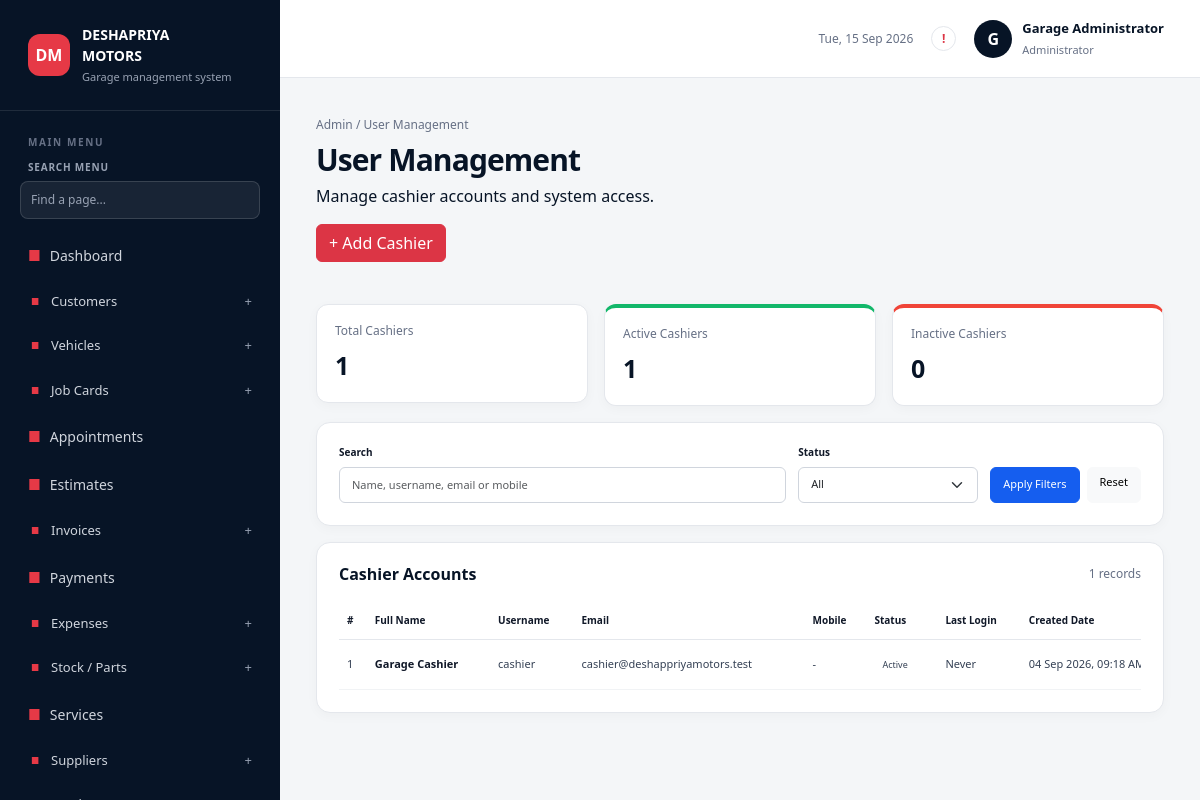
/index.php?page=admin&section=users-cashiers (signed in), run on the app's committed database.
### tables this page shows
CREATE TABLE IF NOT EXISTS `users` (
    `id` BIGINT UNSIGNED NOT NULL AUTO_INCREMENT,
    `name` VARCHAR(120) NOT NULL,
    `username` VARCHAR(80) NULL,
    `email` VARCHAR(190) NULL,
    `mobile` VARCHAR(40) NULL,
    `role` ENUM('administrator', 'cashier') NOT NULL DEFAULT 'cashier',
    `status` ENUM('active', 'inactive') NOT NULL DEFAULT 'active',
    `last_login_at` DATETIME NULL,
    `password` VARCHAR(255) NOT NULL,
    `created_at` TIMESTAMP NULL DEFAULT CURRENT_TIMESTAMP,
    `updated_at` TIMESTAMP NULL DEFAULT CURRENT_TIMESTAMP ON UPDATE CURRENT_TIMESTAMP,
    PRIMARY KEY (`id`),
    UNIQUE KEY `users_email_unique` (`email`),
    UNIQUE KEY `users_username_unique` (`username`)
);

### includes/users.php (called while the page is built, shortened)
<?php
function user_management_input(array $source = []): array
{
    return ['name'=>trim((string)($source['name']??'')),'username'=>strtolower(trim((string)($source['username']??''))),'email'=>strtolower(trim((string)($source['email']??''))),'mobile'=>trim((string)($source['mobile']??'')),'status'=>($source['status']??'active')==='inactive'?'inactive':'active','password'=>(string)($source['password']??''),'password_confirmation'=>(string)($source['password_confirmation']??'')];
}
function user_management_filters(): array
{
    $status = $_GET['status'] ?? '';
    return ['search'=>trim((string)($_GET['search']??'')),'status'=>in_array($status,['active','inactive'],true)?$status:''];
}
function cashier_list(array $filters): array
{
    $where=['role="cashier"']; $params=[];
    $statement=database()->prepare('SELECT id,name,username,email,mobile,role,status,last_login_at,created_at FROM users WHERE '.implode(' AND ',$where).' ORDER BY id DESC');$statement->execute($params);return $statement->fetchAll();
}
function cashier_counts(): array
{
    return database()->query('SELECT COUNT(*) AS total,SUM(status="active") AS active,SUM(status="inactive") AS inactive FROM users WHERE role="cashier"')->fetch()?:['total'=>0,'active'=>0,'inactive'=>0];
}
function handle_user_management_request(string $section): void
{
    ensure_user_access_columns();$filters=user_management_filters();$id=max(0,(int)($_GET['id']??$_POST['id']??0));$modal=in_array($_GET['modal']??'', ['add','view','edit','password'],true)?$_GET['modal']:'';$errors=[];$input=user_management_input($_POST);
    $selected=$id>0?cashier_by_id($id):null;if(!$input['name']&&in_array($modal,['edit','view'],true)&&$selected)$input=user_management_input($selected);$counts=cashier_counts();$rows=cashier_list($filters);$title='User Management';require __DIR__.'/../includes/header.php';require __DIR__.'/../views/users.php';require __DIR__.'/../includes/footer.php';
}

### config/database.php (called while the page is built, shortened)
<?php
function database(): PDO
{
    static $pdo;
    if ($pdo instanceof PDO) {
        return $pdo;
    }
    $env = [];
    $host = $env['DB_HOST'] ?? '127.0.0.1';
    $port = $env['DB_PORT'] ?? '3306';
    $name = $env['DB_DATABASE'] ?? 'deshapriya_motors';
    $user = $env['DB_USERNAME'] ?? 'root';
    $password = $env['DB_PASSWORD'] ?? '';
    $dsn = "mysql:host={$host};port={$port};dbname={$name};charset=utf8mb4";
    $pdo = new PDO($dsn, $user, $password, [
        PDO::ATTR_ERRMODE => PDO::ERRMODE_EXCEPTION,
        PDO::ATTR_DEFAULT_FETCH_MODE => PDO::FETCH_ASSOC,
        PDO::ATTR_EMULATE_PREPARES => true,
    ]);
    return $pdo;
}

### includes/auth.php (called while the page is built, shortened)
<?php
require_once __DIR__ . '/../config/database.php';
require_once __DIR__ . '/functions.php';
function ensure_user_access_columns(): void
{
    static $ready = false;
    if ($ready) return;
    $pdo = database();
    $columns = $pdo->query('SHOW COLUMNS FROM users')->fetchAll(PDO::FETCH_COLUMN);
    $emailColumn = $pdo->query('SHOW COLUMNS FROM users LIKE "email"')->fetch();
    $missing = $pdo->query("SELECT id, email FROM users WHERE username IS NULL OR username = ''")->fetchAll();
    $indexes = $pdo->query('SHOW INDEX FROM users')->fetchAll();
    foreach ($indexes as $index) {
        if (($index['Key_name'] ?? '') === 'users_username_unique') $hasUsernameIndex = true;
    }
}
function current_user(): ?array
{
    static $user;
    if ($user !== null) {
        return $user;
    }
    ensure_user_access_columns();
    $statement = database()->prepare('SELECT id, name, username, email, mobile, role, status, last_login_at FROM users WHERE id = :id LIMIT 1');
    $statement->execute(['id' => $_SESSION['user_id']]);
    $record = $statement->fetch() ?: null;
    return $user = $record;
}
function require_auth(): void
{
    if (current_user() === null) {
        redirect('index.php?page=login');
    }
}

### includes/functions.php (called while the page is built, shortened)
<?php
function e(?string $value): string
{
    return htmlspecialchars($value ?? '', ENT_QUOTES, 'UTF-8');
}

### views/users.php (the view, shortened to what this page needs)
<?php $formatDate=static function(?string $date,string $fallback='Never'):string{return $date?date('d M Y, h:i A',strtotime($date)):$fallback;}; ?>
<div class="admin-page-heading users-page-heading"><div><div class="breadcrumb-line">Admin / User Management</div><h1>User Management</h1><p>Manage cashier accounts and system access.</p></div><a class="btn btn-danger" href="index.php?page=admin&amp;section=users-cashiers&amp;modal=add">+ Add Cashier</a></div>
<div class="row g-3 admin-kpi-row users-summary"><div class="col-sm-6 col-xl-4"><div class="admin-kpi"><span>Total Cashiers</span><strong><?= (int)$counts['total'] ?></strong></div></div><div class="col-sm-6 col-xl-4"><div class="admin-kpi user-kpi-active"><span>Active Cashiers</span><strong><?= (int)$counts['active'] ?></strong></div></div><div class="col-sm-6 col-xl-4"><div class="admin-kpi user-kpi-inactive"><span>Inactive Cashiers</span><strong><?= (int)$counts['inactive'] ?></strong></div></div></div>
<section class="admin-panel users-filter-panel"><form class="users-filter-form" method="get"><label>Search<input class="form-control" name="search" value="<?= e($filters['search']) ?>" placeholder="Name, username, email or mobile"></label><label>Status<select class="form-select" name="status"><option value="">All</option></select></label><div class="users-filter-actions"><button class="btn btn-primary" type="submit">Apply Filters</button><a class="btn btn-light" href="index.php?page=admin&amp;section=users-cashiers">Reset</a></div></form></section>
<section class="admin-panel users-table-panel"><div class="panel-heading"><h2>Cashier Accounts</h2><span class="muted-label"><?= count($rows) ?> records</span></div><div class="table-responsive"><table class="table admin-table users-table"><thead><tr><th>#</th><th>Full Name</th><th>Username</th><th>Email</th><th>Mobile</th><th>Status</th><th>Last Login</th><th>Created Date</th></tr></thead><tbody><?php if(!$rows): ?><tr><td colspan="9" class="empty-table">No cashier accounts found.</td></tr><?php else: ?><?php foreach($rows as $number=>$row): ?><tr><td><?=$number+1?></td><td><strong><?=e($row['name'])?></strong></td><td><?=e($row['username'])?></td><td><?=e($row['email']?:'-')?></td><td><?=e($row['mobile']?:'-')?></td><td><span class="status-badge status-<?=e($row['status'])?>"><?=e(ucfirst($row['status']))?></span></td><td><?=e($formatDate($row['last_login_at']))?></td><td><?=e($formatDate($row['created_at'],'-'))?></td></tr><?php endforeach; ?><?php endif; ?></tbody></table></div></section>

### index.php (shortened to what this page needs)
<?php
require_once __DIR__ . '/includes/auth.php';
$page = $_GET['page'] ?? (current_user() ? 'dashboard' : 'login');
if ($page === 'admin') {
    require_auth();
    $user = current_user();
    $section = preg_replace('/[^a-z0-9_-]/i', '', $_GET['section'] ?? 'dashboard');
    if ($section === 'users-cashiers') {
        require_once __DIR__ . '/includes/users.php';
        handle_user_management_request($section);
        exit;
    }
    exit;
}

### includes/header.php (shortened to what this page needs)
<?php $user = current_user(); $isAdmin = $user['role'] === 'administrator'; $pendingCashHandoverCount = 0; $pendingAdvanceRequestCount = 0; if ($isAdmin) { try { require_once __DIR__ . '/cashier-advances.php'; ensure_cashier_advance_table(); $pendingCashHandoverCount = (int) database()->query("SELECT COUNT(*) FROM cashier_registers WHERE handover_status = 'pending'")->fetchColumn(); $pendingAdvanceRequestCount = (int) database()->query("SELECT COUNT(*) FROM cashier_advance_requests WHERE status = 'pending'")->fetchColumn(); } catch (Throwable $ignored) {} } ?>
<!doctype html>
<html lang="en">
<head>
    <link href="https://cdn.jsdelivr.net/npm/bootstrap@5.3.3/dist/css/bootstrap.min.css" rel="stylesheet">
    <link href="assets/css/style.css?v=<?= (int) filemtime(__DIR__ . '/../assets/css/style.css') ?>" rel="stylesheet">
</head>
<body class="<?= $isAdmin ? 'admin-user' : 'cashier-user' ?>">
<?php $referenceLayout = $isAdmin && (strpos((string) ($section ?? ''), 'customers') === 0 || strpos((string) ($section ?? ''), 'vehicles') === 0 || strpos((string) ($section ?? ''), 'suppliers') === 0 || strpos((string) ($section ?? ''), 'employees') === 0 || strpos((string) ($section ?? ''), 'jobcards') === 0); ?>
<div class="app-shell <?= $referenceLayout ? 'customer-layout' : '' ?> <?= ($section ?? '') === 'vehicles' ? 'vehicle-list-page' : '' ?>">
    <?php require __DIR__ . ($isAdmin ? '/admin-sidebar.php' : '/sidebar.php'); ?>
    <div class="main-area">
        <header class="topbar <?= $isAdmin ? 'admin-topbar' : '' ?>">
            <div class="topbar-tools"><span class="header-date d-none d-md-inline"><?= date('D, d M Y') ?></span><?php if ($isAdmin): ?><a class="notification-dot <?= ($pendingCashHandoverCount + $pendingAdvanceRequestCount) > 0 ? 'notification-active' : '' ?>" href="index.php?page=admin&amp;section=cashier-advance-requests" aria-label="Notifications" title="Advance requests and cash handovers"><?= ($pendingCashHandoverCount + $pendingAdvanceRequestCount) > 0 ? ($pendingCashHandoverCount + $pendingAdvanceRequestCount) : '!' ?></a><?php else: ?><span class="notification-dot" aria-label="Notifications">!</span><?php endif; ?><div class="user-chip"><div class="avatar"><?= e(strtoupper(substr($user['name'], 0, 1))) ?></div><div class="d-none d-sm-block"><strong><?= e($user['name']) ?></strong><small><?= e(ucfirst($user['role'])) ?></small></div></div></div>
        </header>
        <main class="content-area">

### includes/admin-sidebar.php (shortened to what this page needs)
<?php
$adminMenu = [
    'Dashboard' => ['dashboard'], 'Customers' => ['customers', 'customers-add'], 'Vehicles' => ['vehicles', 'vehicles-add'],
    'Job Cards' => ['jobcards-new', 'jobcards-pending', 'jobcards-ongoing', 'jobcards-completed'], 'Appointments' => ['appointments'], 'Estimates' => ['estimates'], 'Invoices' => ['invoices', 'invoices-quick'], 'Payments' => ['payments'], 'Expenses' => ['expenses', 'expenses-categories'],
    'Stock / Parts' => ['stock', 'stock-add', 'stock-purchases', 'stock-low'], 'Services' => ['services'], 'Suppliers' => ['suppliers', 'suppliers-add'], 'Employees' => ['employees', 'employees-add', 'employees-salary', 'employees-advances', 'employees-loans', 'employees-attendance'], 'Other Income' => ['other-income'], 'Cashier Handovers' => ['cashier-handovers'], 'Advance Requests' => ['cashier-advance-requests'], 'Bay Management' => ['bays'],
    'Reports' => ['reports-sales', 'reports-job-cards', 'reports-invoices', 'reports-expenses', 'reports-stock', 'reports-customers', 'reports-vehicles', 'reports-mechanics', 'reports-bays', 'reports-payments', 'reports-profit-loss', 'reports-today-profit'], 'User Management' => ['users-cashiers'], 'Settings' => ['settings'],
];
?><aside class="sidebar admin-sidebar" data-sidebar>
    <div class="brand"><div class="brand-mark">DM</div><div><strong>DESHAPRIYA<br>MOTORS</strong><small>Garage management system</small></div></div>
    <nav class="sidebar-nav"><span class="nav-label">Main menu</span><label class="sidebar-search"><span>Search menu</span><input type="search" placeholder="Find a page..." autocomplete="off" data-sidebar-search></label><div data-sidebar-items><?php foreach ($adminMenu as $group => $items): ?><?php if (count($items) === 1): ?><a class="nav-link <?= $section === $items[0] || ($items[0] === 'dashboard' && ($section ?? '') === '') ? 'active' : '' ?>" data-sidebar-item href="index.php?page=admin&amp;section=<?= e($items[0]) ?>"><span><?= $section === $items[0] ? '&#9679;' : '&#9632;' ?></span><?= e($group) ?></a><?php else: ?><details class="nav-group" <?= in_array($section, $items, true) ? 'open' : '' ?> data-sidebar-group><summary><span class="nav-group-icon">&#9632;</span><?= e($group) ?></summary><?php foreach ($items as $item): ?><a class="nav-sublink <?= $section === $item ? 'active' : '' ?>" data-sidebar-item href="index.php?page=admin&amp;section=<?= e($item) ?>"><?= e($labels[$item] ?? $item) ?></a><?php endforeach; ?></details><?php endif; ?><?php endforeach; ?></div><p class="sidebar-no-results" data-sidebar-no-results hidden>No matching pages found.</p></nav>
</aside>

### includes/footer.php (shortened to what this page needs)
        </main>
    </div>
</div>
<link rel="stylesheet" href="assets/css/receipt-print.css?v=<?= (int) filemtime(__DIR__ . '/../assets/css/receipt-print.css') ?>">
</body>
</html>

### data on the page
users: name "G", name "Garage Administrator", role "Administrator"
users: name "Garage Cashier", username "cashier", email "cashier@deshappriyamotors.test", mobile "-", status "Active", last_login_at "Never", created_at "04 Sep 2026, 09:18…"

### other printed values
$group "Dashboard"
$group "Customers"
$group "Vehicles"
$group "Job Cards"
$group "Appointments"
$group "Estimates"
$group "Invoices"
$group "Payments"
$group "Expenses"
$group "Stock / Parts"
$group "Services"
$group "Suppliers"
$counts['total'] "1"
$counts['active'] "1"
$counts['inactive'] "0"
